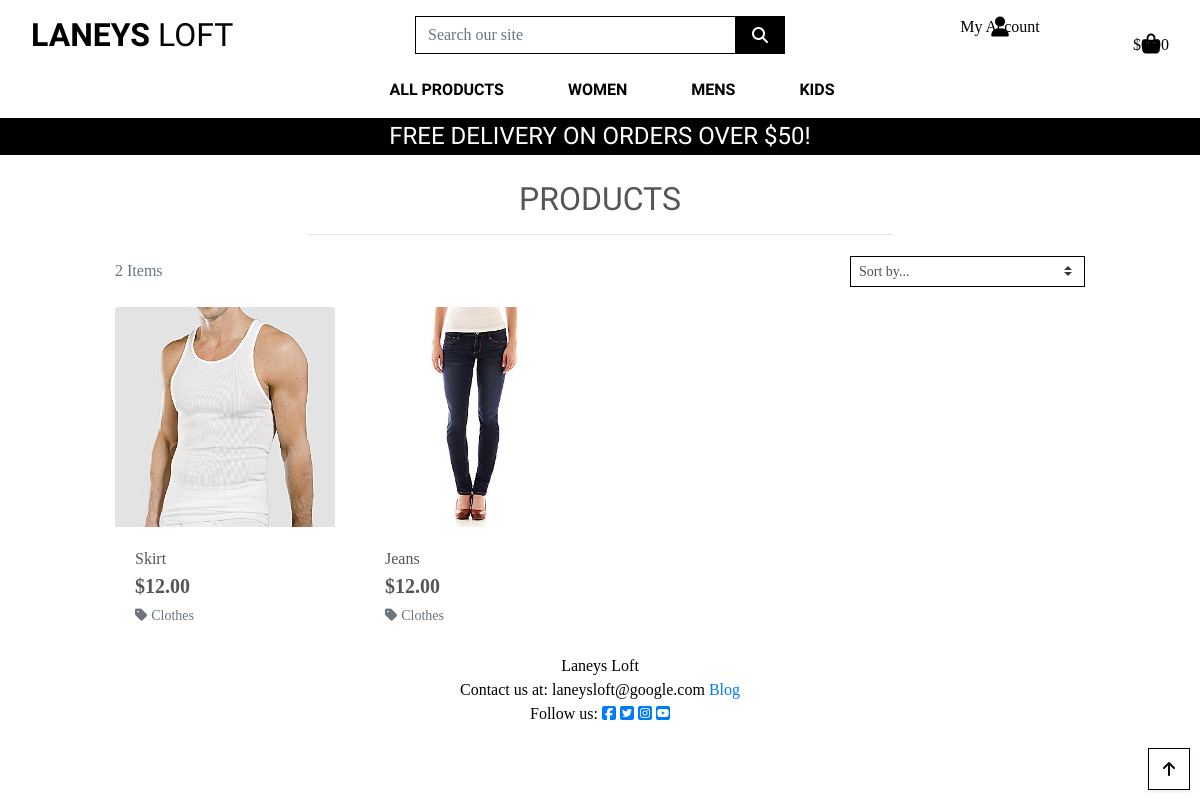
The app's page /items/ with its own data.
### items/models.py (models this page shows, shortened)
class Item(models.Model):
    category = models.ForeignKey('Category', null=True, blank=True, on_delete=models.SET_NULL)
    sku = models.UUIDField(primary_key=True, default=uuid.uuid4, editable=False, max_length=2254)
    name = models.CharField(max_length=254)
    clothes_type = models.ForeignKey('ClothesType', null=True, blank=True, on_delete=models.SET_NULL)
    men_women_children = models.CharField(max_length=200, choices=MEN_WOMEN_CHILDREN, default='na')
    size = models.ForeignKey('Size', null=True, blank=True, on_delete=models.SET_NULL)
    kids_age = models.ForeignKey('KidsAge', null=True, blank=True, on_delete=models.SET_NULL)
    colour = models.ForeignKey('Colour', null=True, blank=True, on_delete=models.SET_NULL)
    brand_or_author = models.ForeignKey('BrandOrAuthor', null=True, blank=True, on_delete=models.SET_NULL)
    description = models.TextField()
    price = models.DecimalField(max_digits=6, decimal_places=2)
    quality = models.CharField(max_length=254)
    image_url = models.URLField(max_length=1024, null=True, blank=True)
    image = models.ImageField(null=True, blank=True)

class Category(models.Model):
    class Meta:
        verbose_name_plural = 'Categories'
    name = models.CharField(max_length=254)
    friendly_name = models.CharField(max_length=254, null=True, blank=True)

### items/views.py (the view, shortened to what this page needs)
# urls.py: path('', views.all_items, name='items'),
def all_items(request):
    items = Item.objects.all()
    query = None
    categories = None
    sort = None
    direction = None
    current_sorting = f'{sort}_{direction}'
    context = {
        'items': items,
        'search_term': query,
        'current_categories': categories,
        'current_sorting': current_sorting,
    }
    return render(request, 'items/items.html', context)

### bag/contexts.py (called while the page is built, shortened)
def bag_contents(request):
    bag_items = []
    total = 0
    item_count = 0
    bag = request.session.get('bag', {})
    if total < settings.FREE_DELIVERY_THRESHOLD:
        delivery = total * Decimal(settings.STANDARD_DELIVERY_PERCENTAGE / 100)
        free_delivery_delta = settings.FREE_DELIVERY_THRESHOLD - total
    else:
        delivery = 0
        free_delivery_delta = 0
    grand_total = delivery + total
    context = {
        'bag_items': bag_items,
        'total': total,
        'item_count': item_count,
        'delivery': delivery,
        'free_delivery_delta': free_delivery_delta,
        'free_delivery_threshold': settings.FREE_DELIVERY_THRESHOLD,
        'grand_total': grand_total,
    }
    return context

### items/templates/items/items.html (shortened to what this page needs)
{% extends "base.html" %}
{% load static %}
{% block page_header %}
    <div class="container header-container">
    </div>
{% endblock %}
{% block content %}
    <div class="overlay"></div>
    <div class="container-fluid">
        <div class="row">
            <div class="col text-center mt-3">
                <h2 class="logo-font">Products</h2>
                <hr class="w-50 mb-1">
            </div>
        </div>
        <div class="row">
            <div class="product-container col-10 offset-1">
                <div class="row mt-1 mb-2">
                    <div class="col-12 col-md-6 my-auto order-md-last d-flex justify-content-center justify-content-md-end">
                        <div class="sort-select-wrapper w-50">
                            <select id="sort-selector" class="custom-select custom-select-sm rounded-0 border border-{% if current_sorting != 'None_None' %}info{% else %}black{% endif %}">
                                <option value="reset" {% if current_sorting == 'None_None' %}selected{% endif %}>Sort by...</option>
                            </select>
                        </div>
                    </div>
                    <div class="col-12 col-md-6 order-md-first">
                        <p class="text-muted mt-3 text-center text-md-left">
                            {{ items|length }} Items{% if search_term %} found for <strong>"{{ search_term }}"</strong>{% endif %}
                        </p>
                    </div>
                </div>
                <div class="row">
                    {% for item in items %}
                        <div class="col-sm-6 col-md-6 col-lg-4 col-xl-3">
                            <div class="card h-100 border-0">
                                {% if item.image %}
                                <a href="{% url 'item_detail' item.sku %}">
                                    <img class="card-img-top img-fluid" src="{{ item.image.url }}" alt="{{ item.name }}">
                                </a>
                                {% else %}
                                <a href="{% url 'item_detail' item.sku %}">
                                    <img class="card-img-top img-fluid" src="{{ MEDIA_URL }}noimage.png" alt="{{ item.name }}">
                                </a>
                                {% endif %}
                                <div class="card-body pb-0">
                                    <p class="mb-0">{{ item.name }}</p>
                                </div>
                                <div class="card-footer bg-white pt-0 border-0 text-left">
                                    <div class="row">
                                        <div class="col">
                                            <p class="lead mb-0 text-left font-weight-bold">${{ item.price }}</p>
                                            {% if item.category %}
                                            <p class="small mt-1 mb-0">
                                                <a class="text-muted" href="{% url 'items' %}?category={{item.category.name }}">
                                                    <i class="fas fa-tag mr-1"></i>{{ item.category.friendly_name }}
                                                </a>
                                            </p>
                                            {% endif %}
                                        </div>
                                    </div>
                                </div>
                            </div>
                        </div>
                    {% endfor %}
                </div>
            </div>
        </div>
    </div>
    <div class="btt-button shadow-sm rounded-0 border border-black">
        <a class="btt-link d-flex h-100">
            <i class="fas fa-arrow-up text-black mx-auto my-auto"></i>
        </a>
    </div>
{% endblock %}

### static/css/base.css (style rules this page uses)
html { height: 100%; }
body { background: url('/media/homepage_background_cropped.jpg') no-repeat center center fixed; background-size: cover; height: calc(100vh - 164px); color: #555; font-family: 'Shippori Antuque'; }
.logo-font { text-transform: uppercase; font-family: 'Shippori Antique', sans-serif; }
.text-black { color: #000 !important; }
.border-black { border: 1px solid black !important; }
.overlay { height: 100%; width: 100%; top: 0; left: 0; position: fixed; background: white; z-index: -1; }
.btt-button { height: 42px; width: 42px; position: fixed; bottom: 10px; right: 10px; }
.btt-link { cursor: pointer; }
@media (min-width: 1200px) { .container { max-width: 80%; } }
@media (min-width: 992px) { .header-container { padding-top: 164px; } }

### records on screen
Item: image (picture), name "Skirt", price "12.00", category.friendly_name "Clothes"
Item: image (picture), name "Jeans", price "12.00", category.friendly_name "Clothes"

### other values on screen
{{ free_delivery_threshold }} "50"
{{ items|length }} "2"
